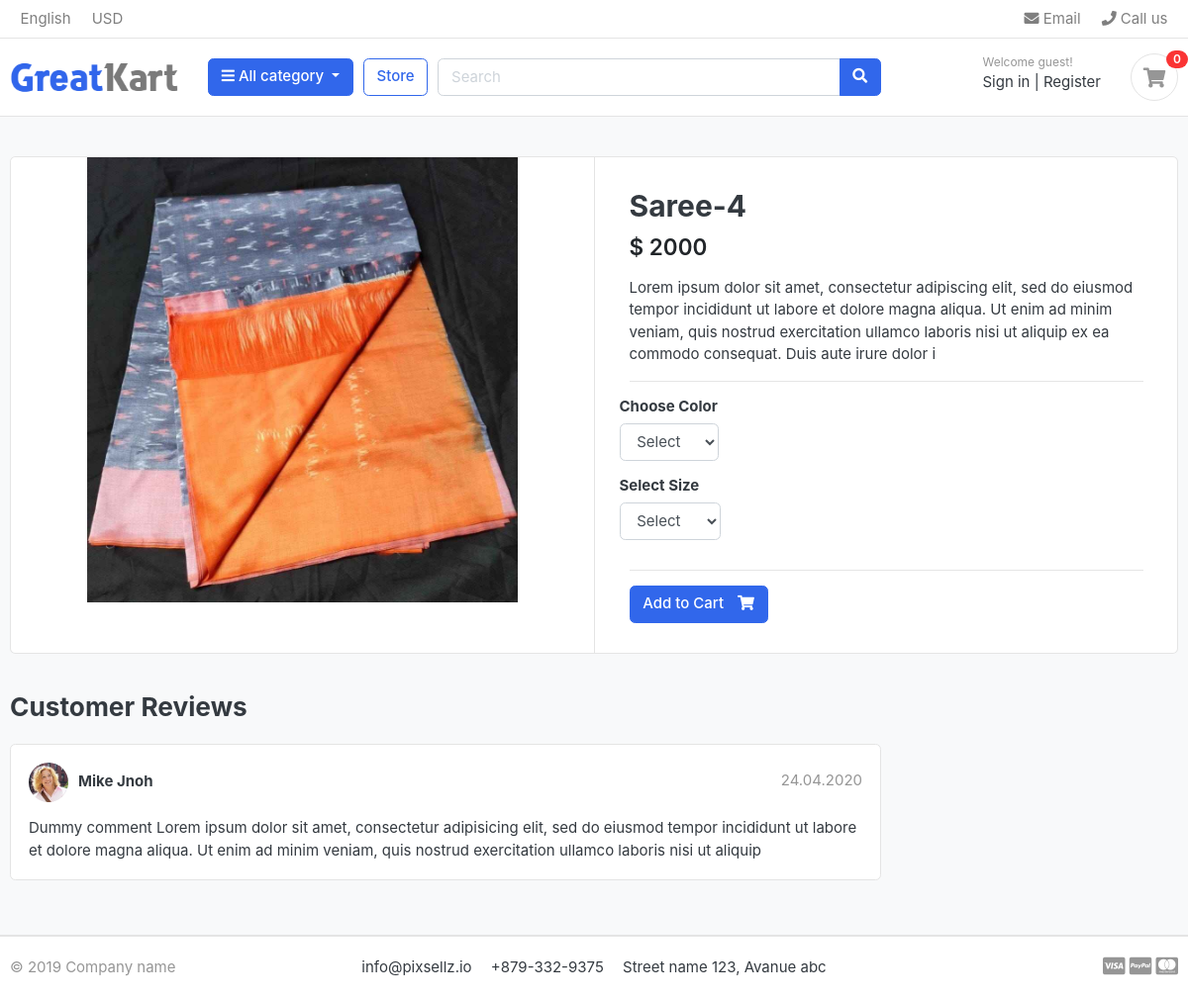
/store/category/saree/saree-4/, run on the app's committed database.
### store/models.py (models this page shows, shortened)
class Product(models.Model):
    product_name = models.CharField(max_length=200, unique=True)
    slug = models.SlugField(max_length=200, unique=True)
    description = models.TextField(max_length=500, blank=True)
    price = models.IntegerField()
    images = models.ImageField(upload_to='photo/products',)
    stock = models.IntegerField()
    is_available = models.BooleanField(default=True)
    category = models.ForeignKey(Category, on_delete=models.CASCADE)
    created_date = models.DateTimeField(auto_now_add=True)
    modified_date = models.DateTimeField(auto_now=True)

### store/views.py (the view)
# urls.py: path('category/<slug:category_slug>/<slug:product_slug>/', views.product_detail, name='product_detail'),
def product_detail(request, category_slug, product_slug):
    try:
        single_product = Product.objects.get(category__slug=category_slug, slug=product_slug)
        in_cart = CartItem.objects.filter(cart__cart_id=_cart_id(request), product=single_product).exists()
    except Exception as e:
        raise
    context={
        'single_product' : single_product,
        'in_cart' : in_cart,
    }
    return render(request, 'store/product_detail.html', context)

### carts/context_processors.py (called while the page is built)
def counter(request):
    cart_count = 0
    if 'admin' in request.path:
        return{}
    else:
        try:
            cart = Cart.objects.filter(cart_id=_cart_id(request))
            if request.user.is_authenticated:
                cart_items = CartItem.objects.all().filter(user=request.user)
            else:
                cart_items = CartItem.objects.all().filter(cart=cart[:1])
            for cart_item in cart_items:
                cart_count += cart_item.quantity
        except Cart.DoesNotExist:
            cart_count = 0
    return dict(cart_count=cart_count)

### carts/views.py (called while the page is built)
def _cart_id(request):
    cart = request.session.session_key
    if not cart:
        cart = request.session.create()
    return cart

### category/context_processors.py (called while the page is built)
def menu_links(request):
    links = Category.objects.all()
    return dict(links=links)

### category/models.py (called while the page is built)
    def get_url(self):
            return reverse('products_by_category', args=[self.slug])

### store/models.py (called while the page is built)
    def colors(self):
        return super(VariationManager, self).filter(variation_category='color', is_active=True)

    def sizes(self):
        return super(VariationManager, self).filter(variation_category='size', is_active=True)

### AwesomeKart/templates/store/product_detail.html (shortened to what this page needs)
{% extends 'base.html' %}
{% load static %}
{% block content %}
<section class="section-content padding-y bg">
<div class="container">
<div class="card">
	<div class="row no-gutters">
		<aside class="col-md-6">
<article class="gallery-wrap">
	<div class="img-big-wrap">
	   <a href="#"><img src="{{single_product.images.url}}"></a>
	</div>
</article>
		</aside>
		<main class="col-md-6 border-left">
		<form action="{% url 'add_cart' single_product.id %}" method="POST">
			<article class="content-body">
			<h2 class="title">{{single_product.product_name}}</h2>
			<div class="mb-3">
				<var class="price h4">$ {{single_product.price}}</var>
			</div>
			<p>{{single_product.description}}</p>
			<hr>
				<div class="row">
					<div class="item-option-select">
						<h6>Choose Color</h6>
							<select name="color" class="form-control" required>
								<option vlaue="" disabled selected>Select</option>
							</select>
					</div>
				</div>
				<div class="row">
					<div class="item-option-select">
						<h6>Select Size</h6>
						<select name="size" class="form-control">
							<option vlaue="" disabled selected>Select</option>
						</select>
					</div>
				</div>
				<hr>
					{% if single_product.stock <= 0 %}
						<h5 class="text-danger"> Out of Stock </h5>
						{% else %}
							<button type="submit" class="btn  btn-primary"> <span class="text">Add to Cart</span> <i class="fas fa-shopping-cart"></i>  </button>
					{% endif %}
			</article>
		</form>
		</main>
	</div>
</div>
<br>
<div class="row">
			<div class="col-md-9">
	<header class="section-heading">
		<h3>Customer Reviews </h3>
	</header>
	<article class="box mb-3">
		<div class="icontext w-100">
			<img src="{% static './images/avatars/avatar1.jpg' %}" class="img-xs icon rounded-circle">
			<div class="text">
				<span class="date text-muted float-md-right">24.04.2020 </span>
				<h6 class="mb-1">Mike Jnoh </h6>
			</div>
		</div>
		<div class="mt-3">
			<p>
				Dummy comment Lorem ipsum dolor sit amet, consectetur adipisicing elit, sed do eiusmod
				tempor incididunt ut labore et dolore magna aliqua. Ut enim ad minim veniam,
				quis nostrud exercitation ullamco laboris nisi ut aliquip
			</p>
		</div>
	</article>
	</div>
</div>
</div>
</section>
{% endblock %}

### data on the page
Product: images (picture), product_name "Saree-4", price "2000", description "Lorem ipsum dolor sit amet, consectetur adipiscing elit, sed do eiusmod tempor incididunt ut labore et dolore magna aliqua. Ut enim ad minim veniam, quis nostrud exercitation ullamco laboris nisi ut aliquip ex ea commodo consequat. Duis aute irure dolor i"

### other printed values
{{ cart_count }} "0"
